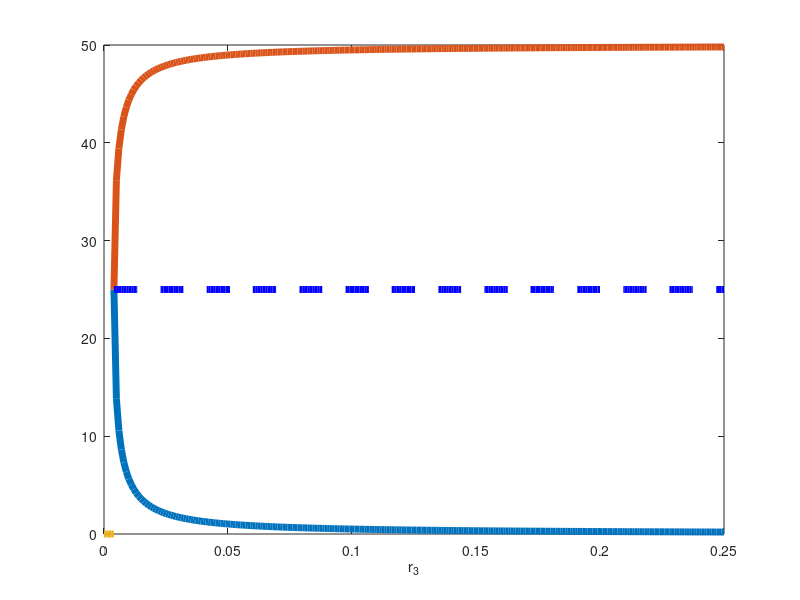

The MATLAB script that drew this image: (Note: this script raises an error after producing the figure.)
%This code is deisgned to plot the bifurcation diagram for the
%determinsitic version of the locust switching system in lecture 6
%By Kit Yates
%created 12/10/15
%Last modified 12/10/15

close all
clear all

%Define the rate at which particles switch from one state to the other
%spontaneously
r1=2.5;

r2=2;

% Define the range over which we will allow $r_3$ to vary to the left of
% the bifurcation point
r3_left=0:0.001:16*r1/(10000);
% Define the range over which we will allow $r_3$ to vary to the right of
% the bifurcation point
r3_right=16*r1/(10000):0.001:0.25;

z0_stab=zeros(1,length(r3_left));

%For these value of r_3 (either side of the bifurcation point) define the values of the steady state
%z_plus=sqrt(1-4*r1./r3_right);
z_plus=(-100.*r3_right + sqrt(10000*(r3_right.^2)-16.*r3_right*r1))./(-4.*r3_right);

%z_minus=-sqrt(1-4*r1./r3_right);
z_minus=(-100.*r3_right - sqrt(10000*(r3_right.^2)-16.*r3_right*r1))./(-4.*r3_right);

%z0_unstab=zeros(1,length(r3_right));
z0_unstab=ones(1,length(r3_right)).*25;
%plot the steady states with their appropriate stability
plot(r3_right,z_plus,'linewidth',5)
hold on
plot(r3_right,z_minus,'linewidth',5)
plot(r3_left,z0_stab,'linewidth',5)
plot(r3_right,z0_unstab,'b--','linewidth',5)
%Define the xlabel
xlabel('r_3')

%save the figure
exportfig(gcf,...
        ['model_bifurcation_diagram.eps'],...
        'Format','eps2',...
        'Width','20',...
        'Color','cmyk',...
        'Resolution',300,...
        'FontMode','fixed',...
        'FontSize',21);
    %             'LineWidth',6);
    %Save as a .fig as well
    saveas(gcf,['model_bifurcation_diagram.fig'],'fig');

